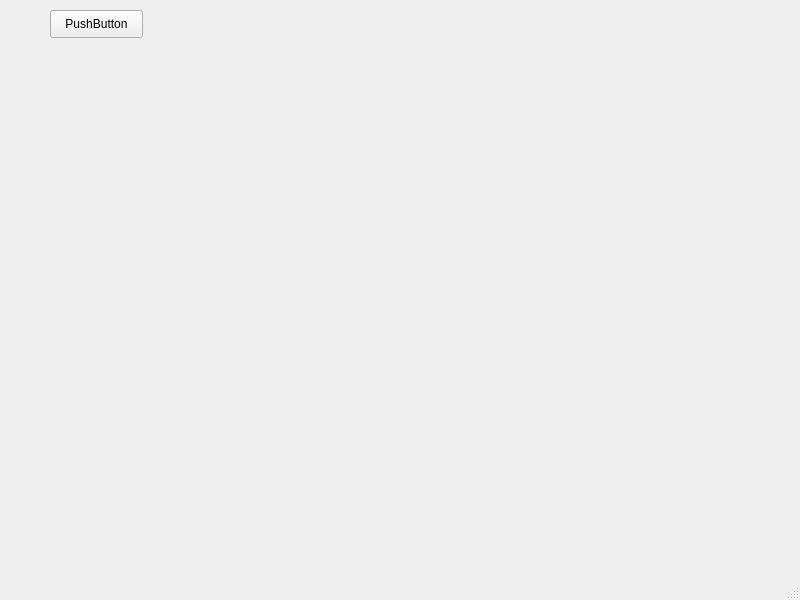
<?xml version="1.0" encoding="UTF-8"?>
<ui version="4.0">
 <class>MainWindow</class>
 <widget class="QMainWindow" name="MainWindow">
  <property name="geometry">
   <rect>
    <x>0</x>
    <y>0</y>
    <width>800</width>
    <height>600</height>
   </rect>
  </property>
  <property name="windowTitle">
   <string>MainWindow</string>
  </property>
  <widget class="QWidget" name="centralwidget">
   <widget class="MplWidget" name="plot" native="true">
    <property name="geometry">
     <rect>
      <x>20</x>
      <y>80</y>
      <width>751</width>
      <height>461</height>
     </rect>
    </property>
   </widget>
   <widget class="QPushButton" name="btn">
    <property name="geometry">
     <rect>
      <x>50</x>
      <y>10</y>
      <width>93</width>
      <height>28</height>
     </rect>
    </property>
    <property name="text">
     <string>PushButton</string>
    </property>
   </widget>
  </widget>
  <widget class="QMenuBar" name="menubar">
   <property name="geometry">
    <rect>
     <x>0</x>
     <y>0</y>
     <width>800</width>
     <height>26</height>
    </rect>
   </property>
  </widget>
  <widget class="QStatusBar" name="statusbar"/>
 </widget>
 <customwidgets>
  <customwidget>
   <class>MplWidget</class>
   <extends>QWidget</extends>
   <header>mplwidget.h</header>
   <container>1</container>
  </customwidget>
 </customwidgets>
 <resources/>
 <connections/>
</ui>
